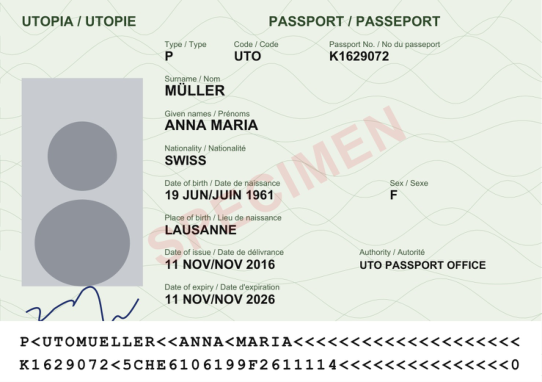
#> input picture docs/examples/passport.png, 542 x 382 px
$ python -i read.py   (imports and definitions only)
#> lines starting #> are read from the running program, lines starting #| are printed output that depends on the picture; after the words box and inside, x2 and y2 are one past the last pixel; in counts of white or black regions, pixels touching at a corner belong together
#> further down, picture is the input picture: shape (382, 542, 3); mean B, G, R 219.3, 225.8, 221.4
"""Turn a file (PDF or photo) into pages: an image, the words on it with boxes, and plain text.

Three reading strategies, picked with `mode`:
- text: the PDF's own text layer. Free and exact, but only born-digital PDFs have one.
- ocr:  Tesseract on the page image, after flattening a photographed page.
- auto: the text layer when there is one, OCR otherwise (what you would run in production).

Every word keeps its bounding box (fractions of the page, 0-1) so evidence can be shown on the page.
"""

import hashlib
import json
import os
import re
import shutil
import subprocess
from dataclasses import asdict, dataclass, field
from pathlib import Path

import cv2
import numpy as np
import pymupdf

from .trace import Trace

RENDER_DPI = 200
OCR_LANGS_WANTED = ["eng", "fra", "deu", "ita"]
MRZ_CHARS = "ABCDEFGHIJKLMNOPQRSTUVWXYZ0123456789<"
CACHE = Path(__file__).resolve().parent.parent / "runs" / "cache" / "ocr"


@dataclass
class Word:
    text: str
    bbox: tuple[float, float, float, float]  # x0, y0, x1, y1 as fractions of the page
    conf: float | None = None                 # Tesseract confidence 0-100; None for a text layer


@dataclass
class Page:
    number: int                     # 1-based
    image: np.ndarray = field(repr=False)  # BGR, what the words' boxes refer to
    words: list[Word]
    text: str
    source: str                     # "text_layer" | "ocr"
    original: np.ndarray | None = field(default=None, repr=False)  # before flattening, if it changed
    ocr_input: np.ndarray | None = field(default=None, repr=False)  # the exact image Tesseract saw
    preprocess: dict = field(default_factory=dict)
    mrz: list[str] | None = None    # dedicated MRZ pass (passports only)


@dataclass
class Document:
    path: Path
    sha256: str
    kind: str                       # "pdf" | "image"
    has_text_layer: bool
    pages: list[Page]

    # [10 lines left out: function texts, not called in this run]


def file_sha256(path: Path) -> str:
    return hashlib.sha256(path.read_bytes()).hexdigest()


# --- loading ------------------------------------------------------------------------------

# [31 lines left out: functions load_pages, words_to_text, not called in this run]


# --- pre-processing: find a photographed page and flatten it -----------------------------------

def _order(pts: np.ndarray) -> np.ndarray:
    s, d = pts.sum(1), np.diff(pts, axis=1).ravel()
    return np.float32([pts[s.argmin()], pts[d.argmin()], pts[s.argmax()], pts[d.argmax()]])


def flatten_document(img: np.ndarray) -> tuple[np.ndarray, dict]:
    """Find the largest four-cornered outline and warp it to a flat rectangle.

    Scans and digital pages fill the frame already, so nothing happens to them. Photos of a page on a
    desk get the desk cropped away and the perspective undone, which OCR needs badly.
    """
    h, w = img.shape[:2]
#> h = 382; w = 542
    scale = 1000 / max(h, w)
#> scale = 1.85
    small = cv2.resize(img, None, fx=scale, fy=scale)
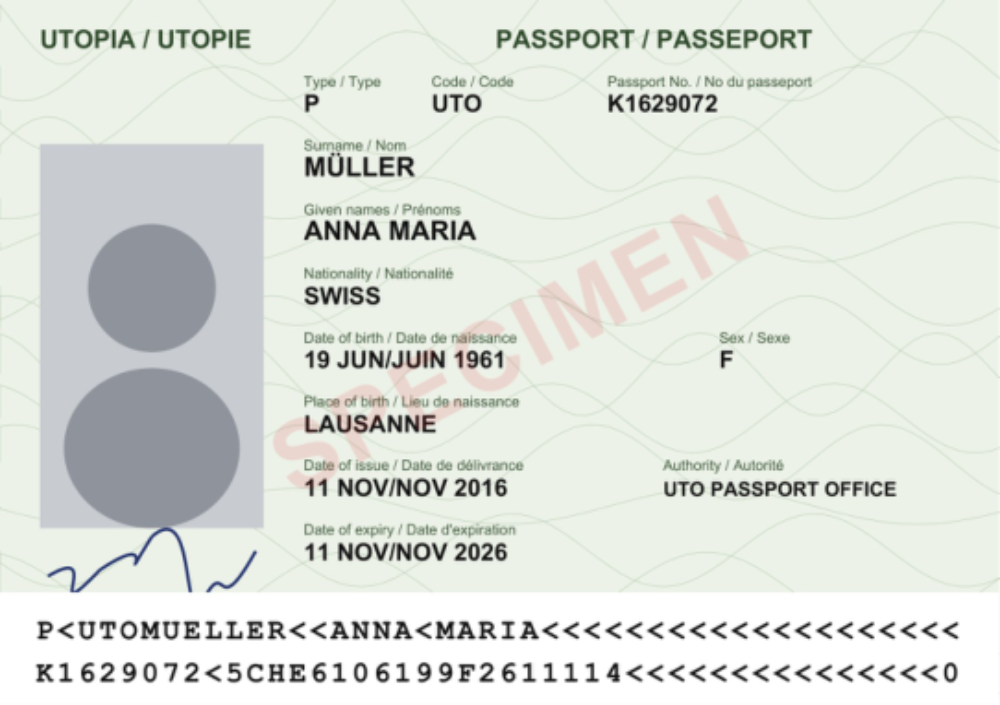
#> small: shape (705, 1000, 3); mean B, G, R 219.2, 225.7, 221.4
    gray = cv2.GaussianBlur(cv2.cvtColor(small, cv2.COLOR_BGR2GRAY), (5, 5), 0)
    edges = cv2.dilate(cv2.Canny(gray, 40, 120), np.ones((5, 5), np.uint8))
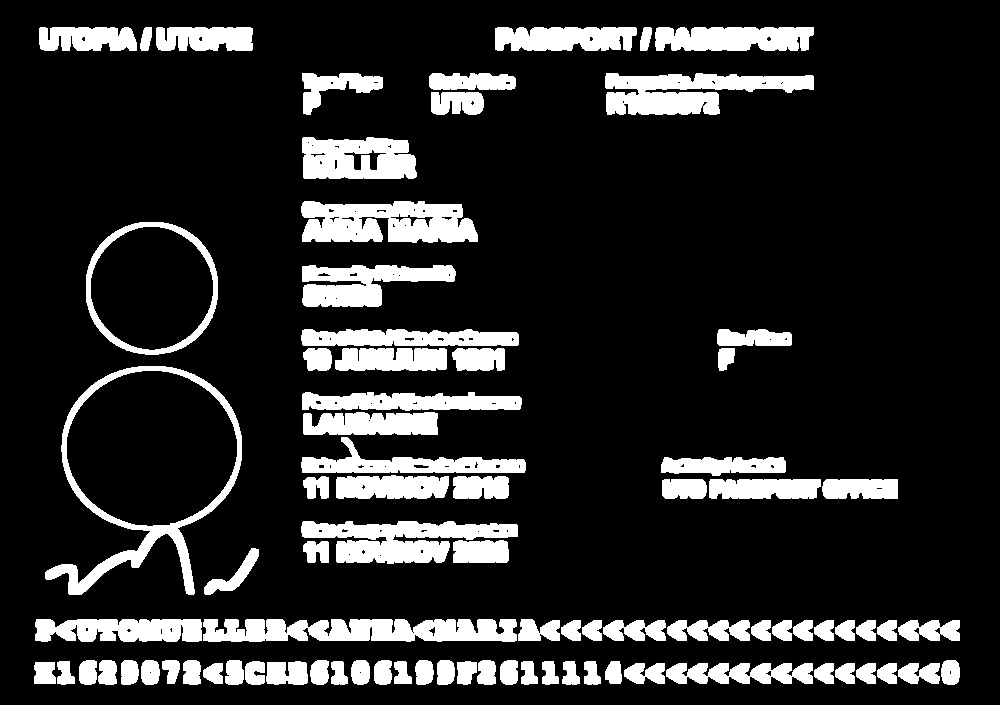
#> edges: shape (705, 1000); 15.7% white; 85 white regions
    contours, _ = cv2.findContours(edges, cv2.RETR_EXTERNAL, cv2.CHAIN_APPROX_SIMPLE)
#> contours = 85 contours; largest, box (x1, y1, x2, y2) and area: (45, 366, 242, 595) 25760, (86, 222, 218, 355) 13946, (301, 201, 478, 243) 5800, (203, 619, 517, 642) 5493, (301, 521, 518, 564) 5164
    area = small.shape[0] * small.shape[1]
#> area = 705000
    for cnt in sorted(contours, key=cv2.contourArea, reverse=True)[:5]:
        approx = cv2.approxPolyDP(cnt, 0.02 * cv2.arcLength(cnt, True), True)
        frac = cv2.contourArea(approx) / area
        if len(approx) != 4 or frac < 0.25:
            continue
        if frac > 0.93:
            return img, {"applied": False, "reason": f"page already fills {frac:.0%} of the frame"}
        quad = _order(approx.reshape(4, 2).astype(np.float32) / scale)
        tw = int(max(np.linalg.norm(quad[0] - quad[1]), np.linalg.norm(quad[3] - quad[2])))
        th = int(max(np.linalg.norm(quad[0] - quad[3]), np.linalg.norm(quad[1] - quad[2])))
        M = cv2.getPerspectiveTransform(quad, np.float32([[0, 0], [tw, 0], [tw, th], [0, th]]))
        flat = cv2.warpPerspective(img, M, (tw, th))
        return flat, {"applied": True, "corners": quad.round(1).tolist(), "page_fraction": round(frac, 3),
                      "size_before": [w, h], "size_after": [tw, th]}
#> this loop made 5 passes
#> frac on passes 1, 2, 3, 5: 0.0321, 0.0181, 0.00741, 0.0032
#> (approx, frac) on pass 4: ([[203, 622], [516, 640]], 0)
    return img, {"applied": False, "reason": "no four-cornered page outline found"}


# [14 lines left out: function even_out_light, not called in this run]


# --- OCR ------------------------------------------------------------------------------------

def ocr_languages() -> list[str]:
    out = subprocess.run(["tesseract", "--list-langs"], capture_output=True, text=True).stdout.split()
    return [l for l in OCR_LANGS_WANTED if l in out] or ["eng"]


# [54 lines left out: functions _tesseract, _tsv_words, _iou, ocr_page, not called in this run]


# Line 2 positions that can only hold a digit (or '<' as filler): check digits and dates.
MRZ_DIGIT_POSITIONS = [9, *range(13, 20), *range(21, 28), 42, 43]
LOOKS_LIKE_DIGIT = str.maketrans({"O": "0", "D": "0", "Q": "0", "I": "1", "L": "1", "Z": "2", "S": "5",
                                  "G": "6", "B": "8"})


# [93 lines left out: functions fix_mrz_digits, _mrz_lines, read_mrz, read_document, not called in this run]


def _words_out(words: list[Word]) -> list[dict]:
    return [{"t": w.text, "b": [round(v, 4) for v in w.bbox], "c": w.conf} for w in words]


# [5 lines left out: function find_file, not called in this run]

>>> import cv2
>>> picture = cv2.imread('../docs/examples/passport.png')
>>> result = flatten_document(picture)

$ run again, on docs/examples/form_a.png
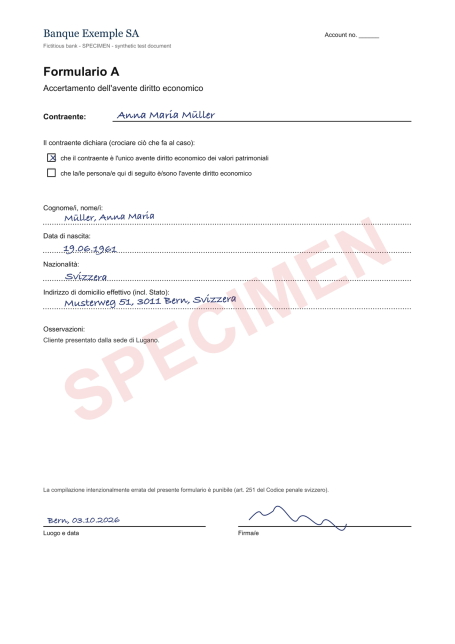
#> input picture docs/examples/form_a.png, 910 x 1287 px (shown at 1/2 size)
#> picture is the input picture: shape (1287, 910, 3); mean B, G, R 250.6, 250.4, 251
#> in flatten_document, `small = cv2.resize(img, None, fx=scale, fy=scale)`:
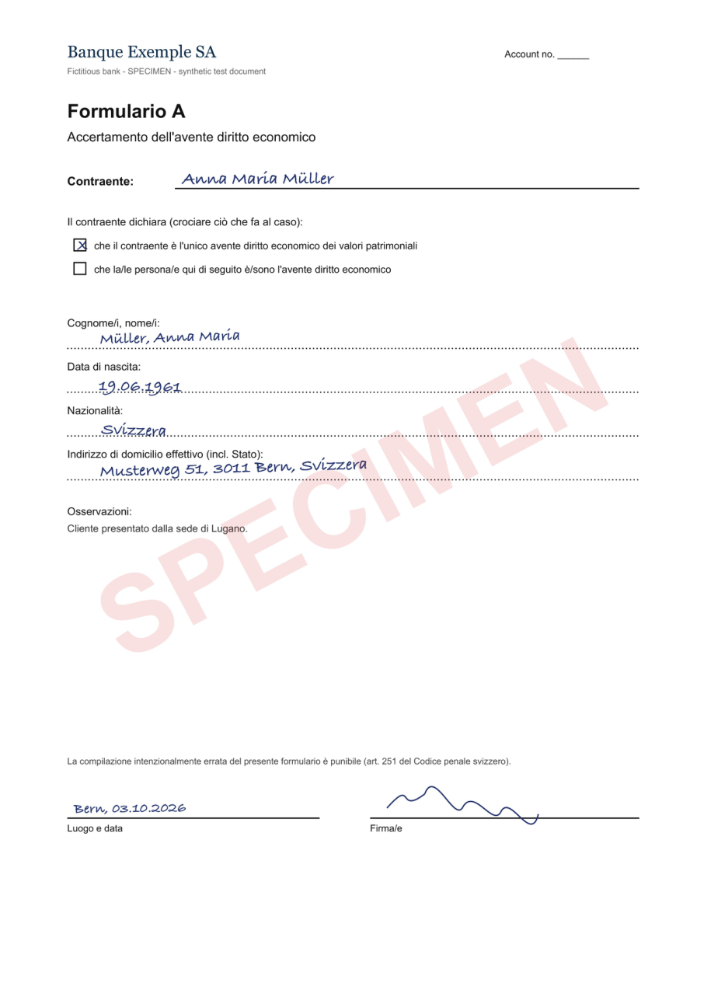
#> small: shape (1000, 707, 3); mean B, G, R 250.6, 250.3, 251
#> in flatten_document, `edges = cv2.dilate(cv2.Canny(gray, 40, 120), np.ones((5, 5), np.uint8))`:
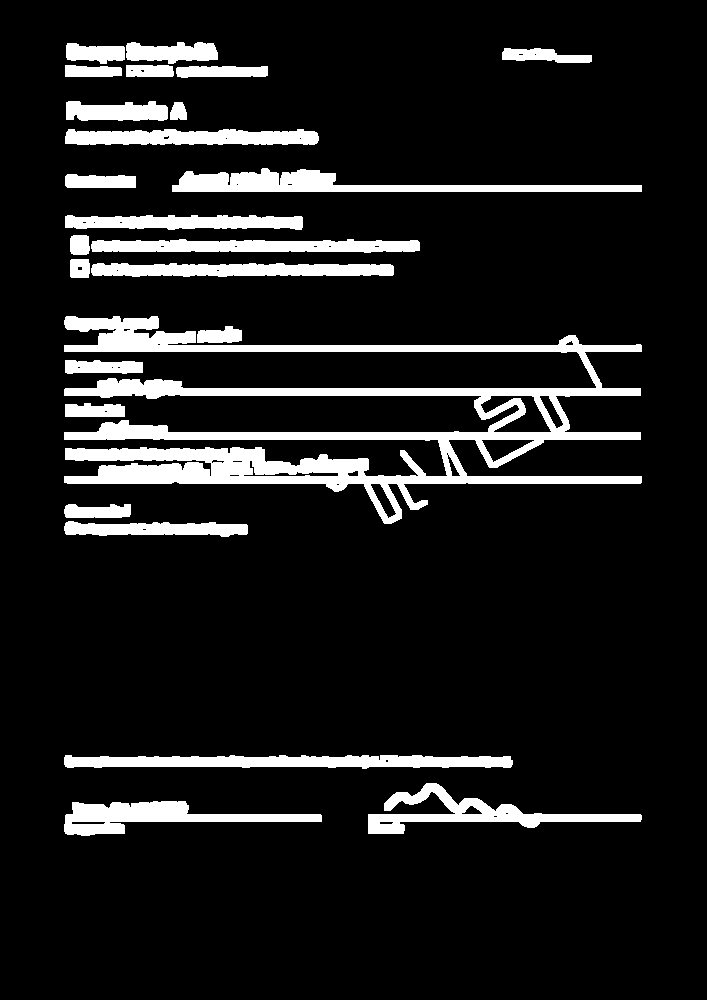
#> edges: shape (1000, 707); 10.9% white; 25 white regions
#> contours = 25 contours; largest, box (x1, y1, x2, y2) and area: (64, 316, 642, 524) 31464, (172, 168, 642, 192) 4727, (64, 755, 513, 769) 4359, (368, 783, 642, 834) 3924, (64, 801, 322, 836) 3808
#> the loop in flatten_document, `for cnt in sorted(contours, key=cv2.contourArea, reverse=True)[:5]:` made 5 passes
#> (approx, frac) on passes 2, 3, 5: ([[172, 185], [641, 191]], 0), ([[64, 757], [512, 764]], 0), ([[64, 831], [321, 815], [72, 802]], 0.00518)
